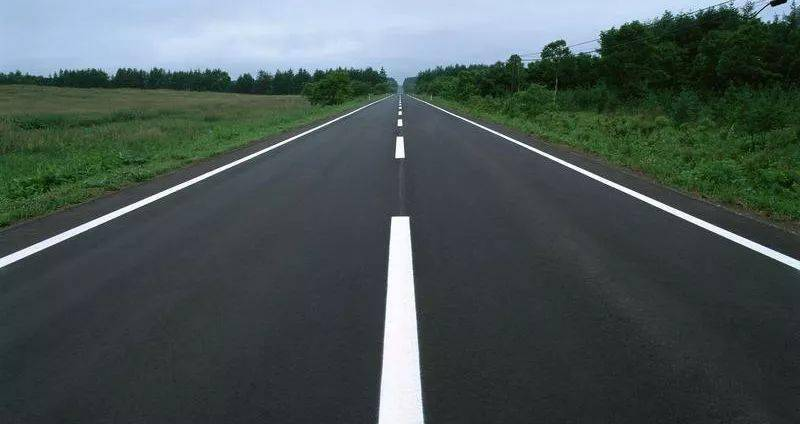
#> input picture pic/test.jpg, 800 x 424 px
$ python final.py
#> lines starting #> are read from the running program, lines starting #| are printed output that depends on the picture; after the words box and inside, x2 and y2 are one past the last pixel; in counts of white or black regions, pixels touching at a corner belong together
import cv2
import numpy as np
import matplotlib.pyplot as plt

def create_road_mask(hsv_image):
    # 設定灰色到黑色的HSV範圍
    lower_bound = np.array([0, 0, 50])       # Hue可以是任意，飽和度低，亮度範圍從50到100
    upper_bound = np.array([180, 50, 100])   # Hue最大為180，飽和度最大50，亮度範圍到100

    # 創建遮罩
    mask = cv2.inRange(hsv_image, lower_bound, upper_bound)
    return mask

def apply_mask(image, mask):
    # 使用遮罩來過濾圖片，顯示馬路區域
    result = cv2.bitwise_and(image, image, mask=mask)
    return result

def plot_histogram(hsv_image):
    # 計算並顯示HSV直方圖
    # 計算Hue、Saturation、Value的直方圖
    hist_hue = cv2.calcHist([hsv_image], [0], None, [180], [0, 180])  # Hue直方圖
    hist_saturation = cv2.calcHist([hsv_image], [1], None, [256], [0, 256])  # Saturation直方圖
    hist_value = cv2.calcHist([hsv_image], [2], None, [256], [0, 256])  # Value直方圖

    # 顯示直方圖
    plt.figure(figsize=(10, 7))
    plt.subplot(3, 1, 1)
    plt.plot(hist_hue, color='r')
    plt.title('Hue Histogram')
    plt.xlim(0, 180)

    plt.subplot(3, 1, 2)
    plt.plot(hist_saturation, color='g')
    plt.title('Saturation Histogram')
    plt.xlim(0, 256)

    plt.subplot(3, 1, 3)
    plt.plot(hist_value, color='b')
    plt.title('Value Histogram')
    plt.xlim(0, 256)

    plt.tight_layout()
    plt.show()

# 1. 讀取圖片
image = cv2.imread('pic/test.jpg')  # 更新圖片路徑
#> image is the input picture: shape (424, 800, 3); mean B, G, R 83.8, 84.7, 73.1
original_image = image.copy()

# 2. 轉換為HSV色彩空間
hsv_image = cv2.cvtColor(image, cv2.COLOR_BGR2HSV)
#> hsv_image: shape (424, 800, 3); mean H, S, V 91.4, 59.9, 90.8

# 3. 創建顏色遮罩（灰色到黑色範圍）
mask = create_road_mask(hsv_image)
#> in create_road_mask, `mask = cv2.inRange(hsv_image, lower_bound, upper_bound)`:
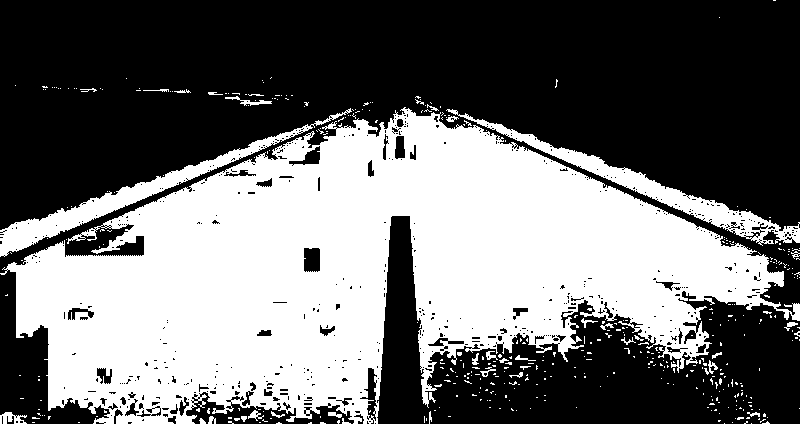
#> mask: shape (424, 800); 43.4% white; 431 white regions (395 under 20 px)

# 4. 找出遮罩的輪廓
contours, _ = cv2.findContours(mask, cv2.RETR_EXTERNAL, cv2.CHAIN_APPROX_SIMPLE)
#> contours = 428 contours, 411 with area under 20; largest, box (x1, y1, x2, y2) and area: (0, 107, 800, 424) 136852, (446, 109, 800, 246) 4872, (0, 108, 352, 257) 4688, (0, 412, 27, 424) 140, (225, 96, 272, 106) 88

# 5. 在原圖上標記矩形輪廓（使用紅色）
for contour in contours:
    if cv2.contourArea(contour) > 500:  # 篩選掉小區域（如果需要的話）
        # 取得每個輪廓的最小外接矩形
        x, y, w, h = cv2.boundingRect(contour)
        # 在原圖上繪製矩形（紅色）
        cv2.rectangle(original_image, (x, y), (x + w, y + h), (0, 0, 255), 2)
#> this loop made 428 passes
#> (x, y, w, h) on passes 365, 370, 371: (446, 109, 354, 137), (0, 108, 352, 149), (0, 107, 800, 317)
#> contour on passes 1, 2, 3, 7, 8, 9: [[751, 423]], [[724, 423]], [[732, 422]], [[259, 422], [260, 422]], [[78, 422], [79, 422]], [[32, 422], [34, 422]]
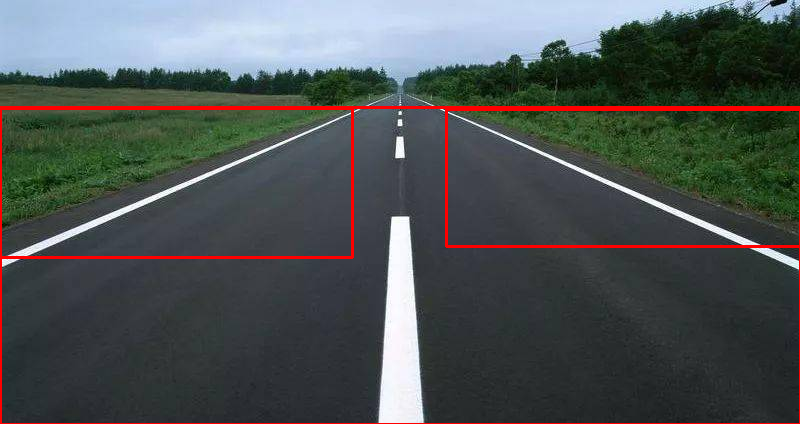
#> original_image: shape (424, 800, 3); 2.41% of pixels changed, all inside (x1, y1, x2, y2) = (0, 106, 800, 424)

# 6. 顯示最終結果
cv2.imshow('Original Image with Rectangles', original_image)

# 顯示HSV直方圖
plot_histogram(hsv_image)
#> in plot_histogram, `hist_hue = cv2.calcHist([hsv_image], [0], None, [180], [0, 180])`: hist_hue = 180 values, max 61663 at index 109, min 0 at index 1, mean 1884.4
#> in plot_histogram, `hist_saturation = cv2.calcHist([hsv_image], [1], None, [256], [0, 256])`: hist_saturation = 256 values, max 11977 at index 30, min 0 at index 251, mean 1325
#> in plot_histogram, `hist_value = cv2.calcHist([hsv_image], [2], None, [256], [0, 256])`: hist_value = 256 values, max 8534 at index 54, min 0 at index 0, mean 1325
#> in plot_histogram, `plt.show()`:
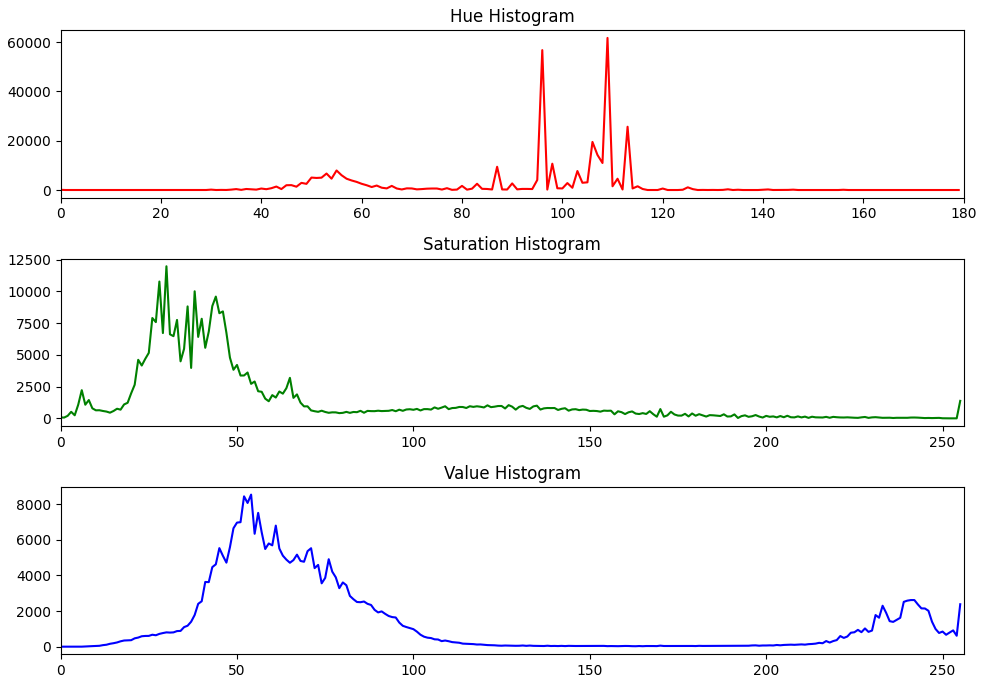
#> figure drawn by matplotlib, 3 panels; panel 1: curve peaks at x = 109, y = 61663; panel 2: curve peaks at x = 30, y = 11977; panel 3: curve peaks at x = 54, y = 8534

cv2.waitKey(0)
cv2.destroyAllWindows()

$ run again, with pic/istockphoto-1254721353-612x612.jpg copied over pic/test.jpg
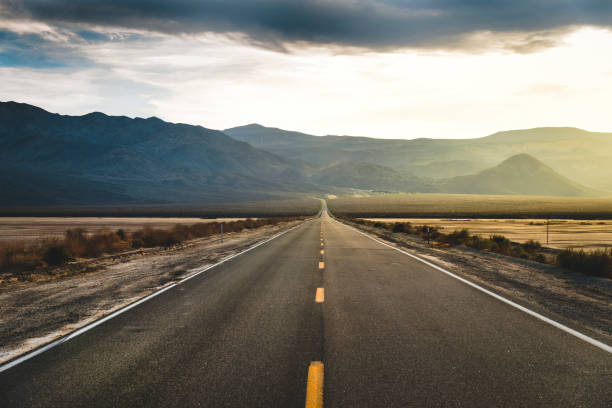
#> input picture pic/istockphoto-1254721353-612x612.jpg, 612 x 408 px
#> image is the input picture: shape (408, 612, 3); mean B, G, R 110.4, 120.6, 123.7
#> hsv_image: shape (408, 612, 3); mean H, S, V 37.8, 62.5, 130.2
#> in create_road_mask, `mask = cv2.inRange(hsv_image, lower_bound, upper_bound)`:
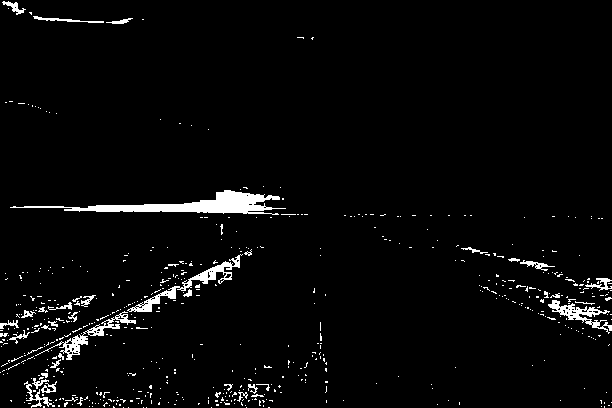
#> mask: shape (408, 612); 3.3% white; 578 white regions (539 under 20 px)
#> contours = 578 contours, 557 with area under 20; largest, box (x1, y1, x2, y2) and area: (10, 190, 286, 215) 1956, (127, 254, 243, 312) 770, (35, 311, 136, 360) 591, (548, 300, 612, 334) 508, (24, 381, 55, 408) 103
#> the loop `for contour in contours:` made 578 passes
#> (x, y, w, h) on passes 313, 350, 484, 551: (35, 311, 101, 49), (548, 300, 64, 34), (127, 254, 116, 58), (10, 190, 276, 25)
#> hist_hue = 180 values, max 24514 at index 15, min 0 at index 58, mean 1387.2
#> hist_saturation = 256 values, max 10191 at index 5, min 0 at index 252, mean 975.4
#> hist_value = 256 values, max 14054 at index 255, min 0 at index 0, mean 975.4
#> in plot_histogram, `plt.show()`:
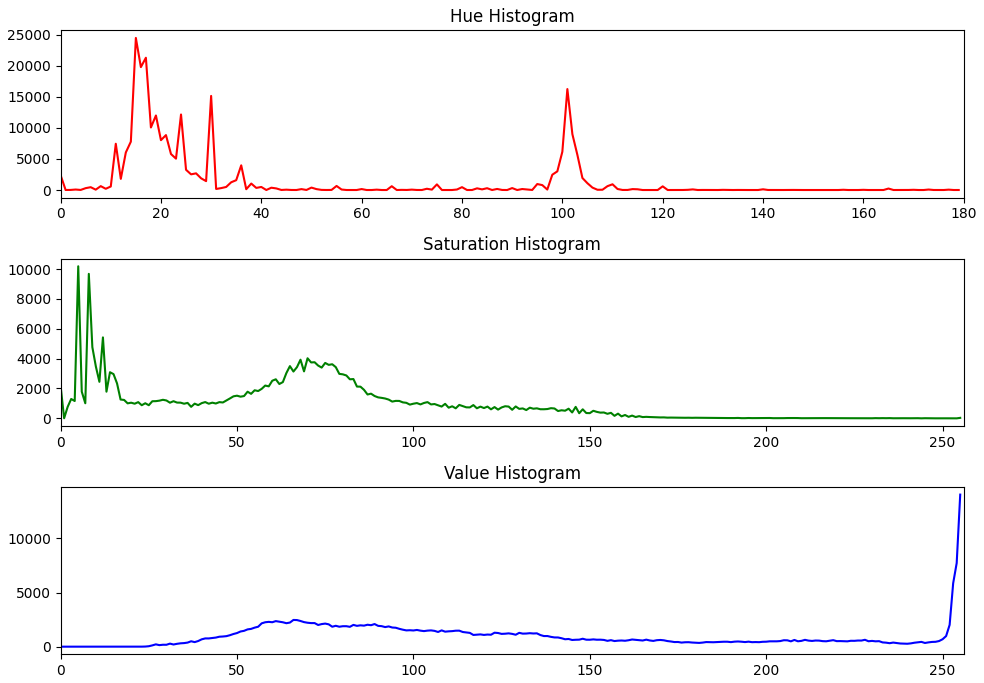
#> figure drawn by matplotlib, 3 panels; panel 1: curve peaks at x = 15, y = 24514; panel 2: curve peaks at x = 5, y = 10191; panel 3: curve peaks at x = 255, y = 14054
